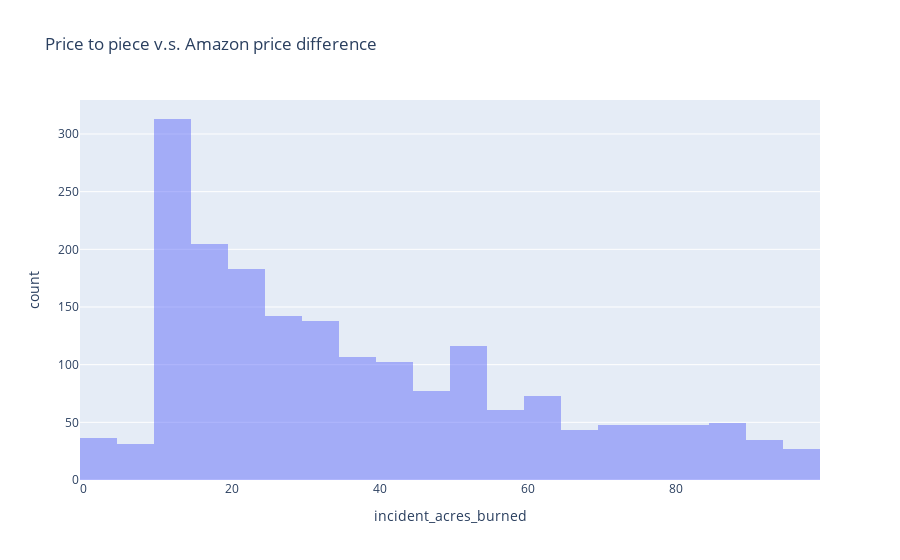

The notebook cell saved with this chart:
### Code cell
q3 = px.histogram(mq3,
              x='incident_acres_burned',
                   nbins=20,
            hover_name='incident_name',     
              opacity=0.5,
                title='Price to piece v.s. Amazon price difference', 
                  )
q3.show()

### Figure 1 — Plotly figure (JSON) as saved in the notebook; plotly's stock layout.template omitted (floating-point values rounded to 4 significant figures; data arrays with more than 128 entries replaced by an {"elided": "..."} marker saying what was removed)
{"data": [{"bingroup": "x", "hovertemplate": "incident_acres_burned=%{x}<br>count=%{y}<extra></extra>", "legendgroup": "", "marker": {"color": "#636efa", "opacity": 0.5, "pattern": {"shape": ""}}, "name": "", "nbinsx": 20, "orientation": "v", "showlegend": false, "type": "histogram", "x": {"elided": "1882 float values"}, "xaxis": "x", "yaxis": "y"}], "layout": {"barmode": "relative", "legend": {"tracegroupgap": 0}, "title": {"text": "Price to piece v.s. Amazon price difference"}, "xaxis": {"anchor": "y", "domain": [0, 1], "title": {"text": "incident_acres_burned"}}, "yaxis": {"anchor": "x", "domain": [0, 1], "title": {"text": "count"}}}}
